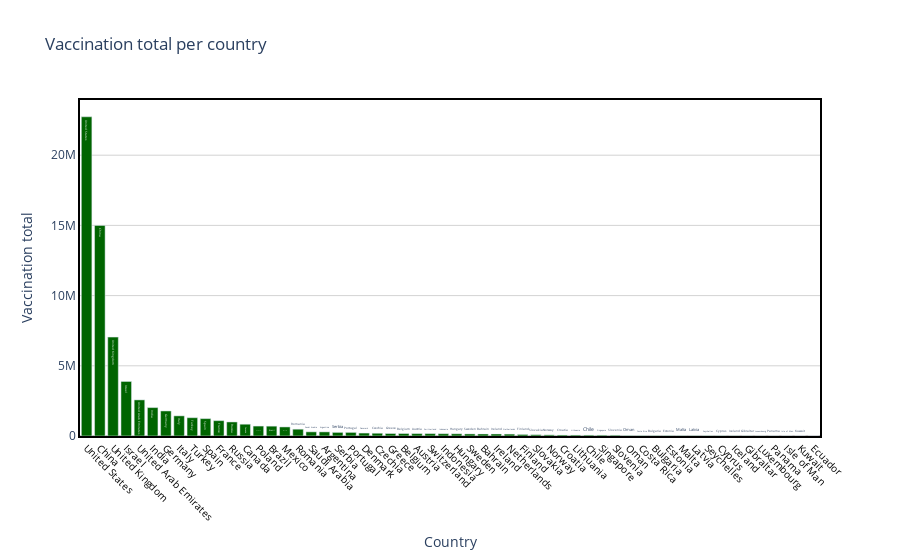

The code cell stored with this chart in its notebook:
### Code cell
draw_trace_bar(country_vaccine, 'Total vaccinations', 'Vaccination total per country', 'Country', 'Vaccination total', "Darkgreen" )

### Figure 1 — Plotly figure (JSON) as saved in the notebook; plotly's stock layout.template omitted (floating-point values rounded to 4 significant figures)
{"data": [{"marker": {"color": "Darkgreen"}, "text": ["United States", "China", "United Kingdom", "Israel", "United Arab Emirates", "India", "Germany", "Italy", "Turkey", "Spain", "France", "Russia", "Canada", "Poland", "Brazil", "Mexico", "Romania", "Saudi Arabia", "Argentina", "Serbia", "Portugal", "Denmark", "Czechia", "Greece", "Belgium", "Austria", "Switzerland", "Indonesia", "Hungary", "Sweden", "Bahrain", "Ireland", "Netherlands", "Finland", "Slovakia", "Norway", "Croatia", "Lithuania", "Chile", "Singapore", "Slovenia", "Oman", "Costa Rica", "Bulgaria", "Estonia", "Malta", "Latvia", "Seychelles", "Cyprus", "Iceland", "Gibraltar", "Luxembourg", "Panama", "Isle of Man", "Kuwait", "Ecuador"], "type": "bar", "x": ["United States", "China", "United Kingdom", "Israel", "United Arab Emirates", "India", "Germany", "Italy", "Turkey", "Spain", "France", "Russia", "Canada", "Poland", "Brazil", "Mexico", "Romania", "Saudi Arabia", "Argentina", "Serbia", "Portugal", "Denmark", "Czechia", "Greece", "Belgium", "Austria", "Switzerland", "Indonesia", "Hungary", "Sweden", "Bahrain", "Ireland", "Netherlands", "Finland", "Slovakia", "Norway", "Croatia", "Lithuania", "Chile", "Singapore", "Slovenia", "Oman", "Costa Rica", "Bulgaria", "Estonia", "Malta", "Latvia", "Seychelles", "Cyprus", "Iceland", "Gibraltar", "Luxembourg", "Panama", "Isle of Man", "Kuwait", "Ecuador"], "y": [22734243, 15000000, 7044048, 3884418, 2571091, 2023809, 1783118, 1434550, 1302753, 1237593, 1092958, 1000000, 839949, 707474, 700608, 645105, 484631, 295530, 292386, 256521, 255699, 209472, 196304, 177377, 174307, 170144, 169783, 161959, 156098, 146775, 144130, 143000, 135000, 110651, 92167, 78746, 69984, 67620, 64286, 60000, 55978, 32765, 29389, 26798, 26126, 19981, 19683, 18353, 17379, 15220, 10341, 7711, 6420, 4209, 2500, 108]}], "layout": {"hovermode": "closest", "paper_bgcolor": "rgba(0, 0, 0, 0)", "plot_bgcolor": "rgba(0, 0, 0, 0)", "title": {"text": "Vaccination total per country"}, "xaxis": {"linecolor": "black", "linewidth": 2, "mirror": true, "showline": true, "showticklabels": true, "tickangle": 45, "tickfont": {"color": "black", "size": 10}, "title": {"text": "Country"}, "zeroline": true, "zerolinecolor": "grey", "zerolinewidth": 1}, "yaxis": {"gridcolor": "lightgrey", "linecolor": "black", "linewidth": 2, "mirror": true, "showline": true, "title": {"text": "Vaccination total"}, "zeroline": true, "zerolinecolor": "grey", "zerolinewidth": 1}}}
